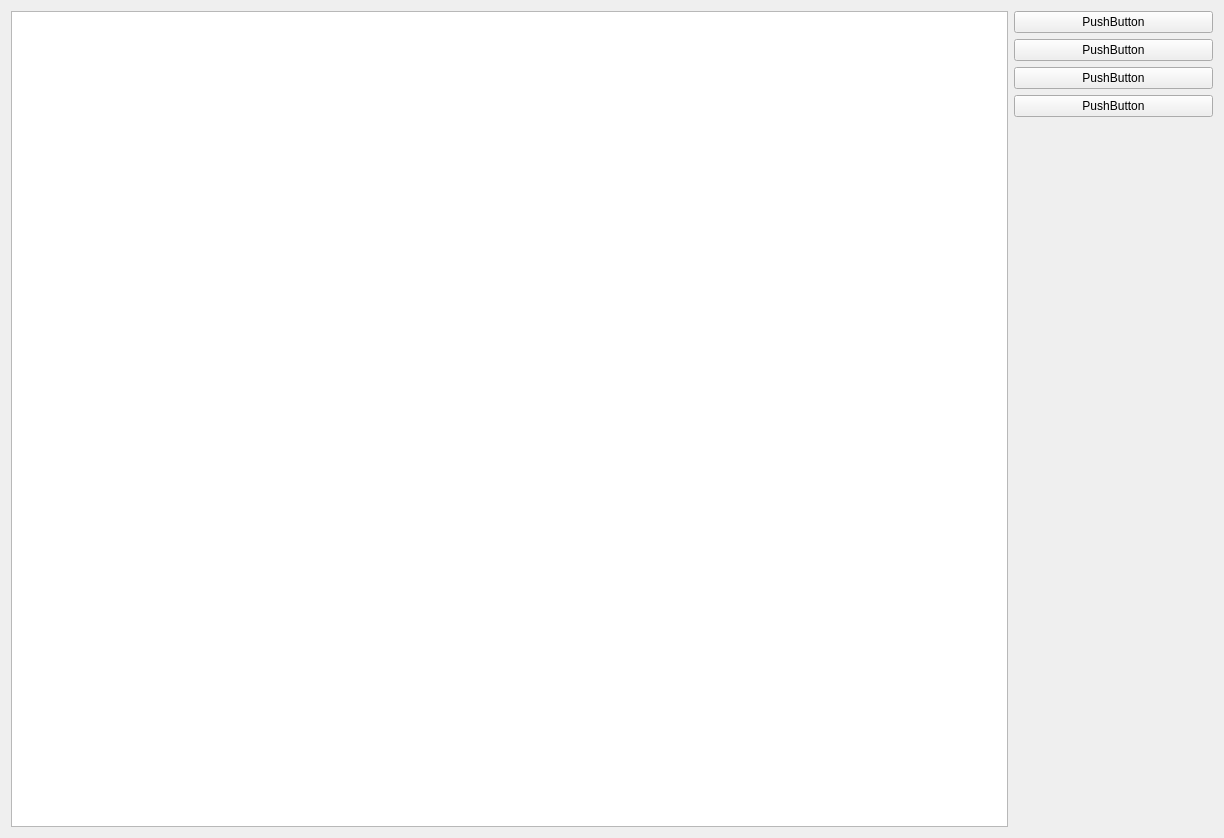
<?xml version="1.0" encoding="UTF-8"?>
<ui version="4.0">
 <class>Form</class>
 <widget class="QWidget" name="Form">
  <property name="geometry">
   <rect>
    <x>0</x>
    <y>0</y>
    <width>1224</width>
    <height>838</height>
   </rect>
  </property>
  <property name="windowTitle">
   <string>Form</string>
  </property>
  <layout class="QHBoxLayout" name="horizontalLayout" stretch="5,1">
   <item>
    <widget class="QGraphicsView" name="graphicsView"/>
   </item>
   <item>
    <layout class="QVBoxLayout" name="verticalLayout">
     <item>
      <widget class="QPushButton" name="pushButton">
       <property name="text">
        <string>PushButton</string>
       </property>
      </widget>
     </item>
     <item>
      <widget class="QPushButton" name="pushButton_2">
       <property name="text">
        <string>PushButton</string>
       </property>
      </widget>
     </item>
     <item>
      <widget class="QPushButton" name="pushButton_3">
       <property name="text">
        <string>PushButton</string>
       </property>
      </widget>
     </item>
     <item>
      <widget class="QPushButton" name="pushButton_4">
       <property name="text">
        <string>PushButton</string>
       </property>
      </widget>
     </item>
     <item>
      <spacer name="verticalSpacer">
       <property name="orientation">
        <enum>Qt::Vertical</enum>
       </property>
       <property name="sizeHint" stdset="0">
        <size>
         <width>20</width>
         <height>40</height>
        </size>
       </property>
      </spacer>
     </item>
    </layout>
   </item>
  </layout>
 </widget>
 <resources/>
 <connections/>
</ui>
